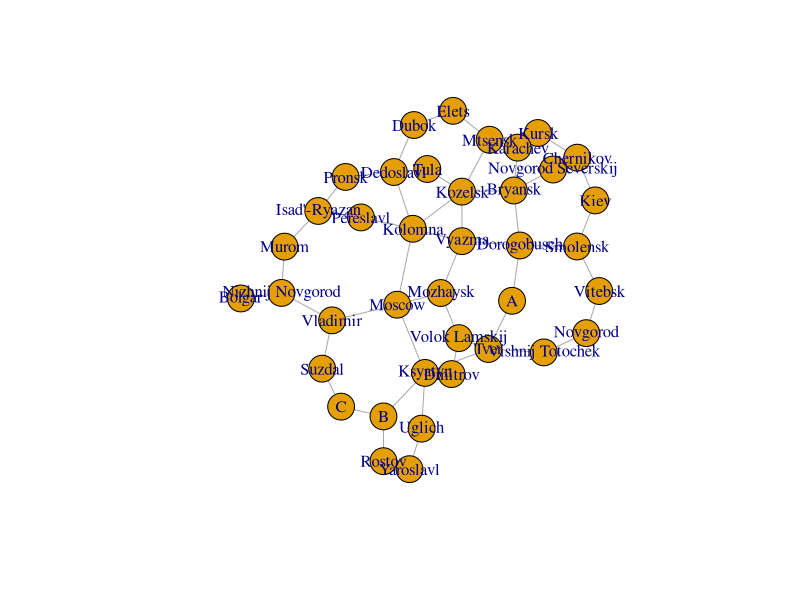
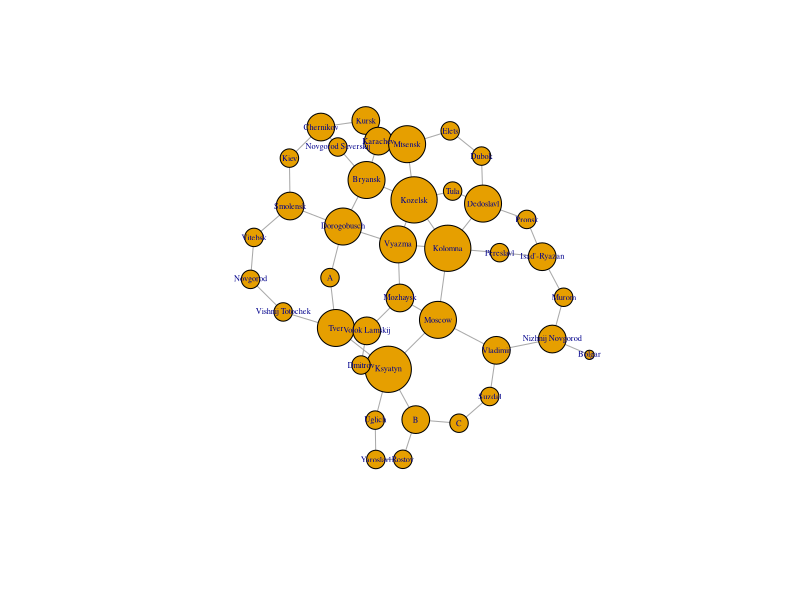
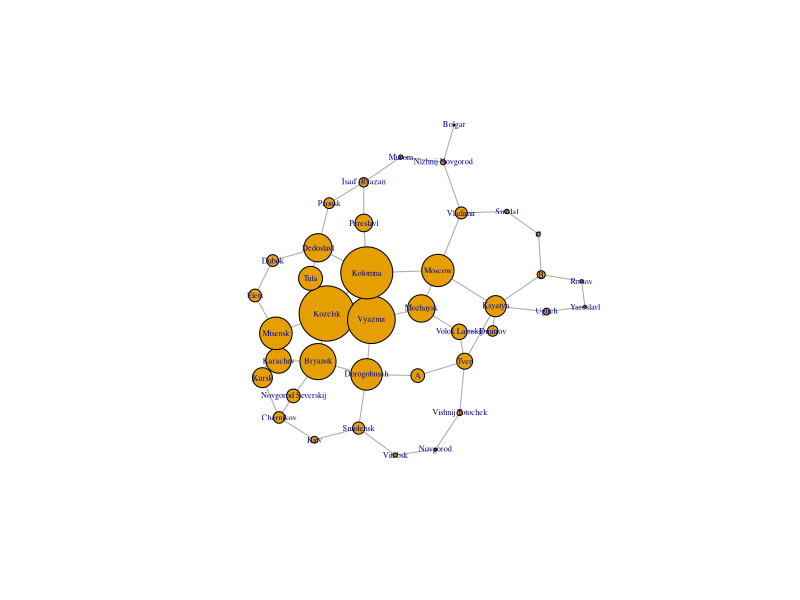

Write R code to recreate these figures, in order.
## ---- chunk 1
## Load package
library(igraph)
## ---- chunk 2
RusCity = c("Novgorod", "Vitebsk", "Smolensk", "Kiev", "Chernikov",
"Novgorod Severskij", "Kursk", "Bryansk", "Karachev", "Kozelsk",
"Dorogobusch", "Vyazma", "A", "Tver", "Vishnij Totochek", "Ksyatyn",
"Uglich", "Yaroslavl", "Rostov", "B", "C", "Suzdal", "Vladimir",
"Nizhnij Novgorod", "Bolgar", "Isad'-Ryazan", "Pronsk", "Dubok",
"Elets", "Mtsensk", "Tula", "Dedoslavl", "Pereslavl", "Kolomna",
"Moscow", "Mozhaysk", "Dmitrov", "Volok Lamskij", "Murom")
A = rbind(c(0, 1, 0, 0, 0, 0, 0, 0, 0, 0, 0, 0, 0, 0, 1, 0, 0, 0, 0, 0, 
    0, 0, 0, 0, 0, 0, 0, 0, 0, 0, 0, 0, 0, 0, 0, 0, 0, 0, 0), c(1, 0, 
    1, 0, 0, 0, 0, 0, 0, 0, 0, 0, 0, 0, 0, 0, 0, 0, 0, 0, 0, 0, 0, 0, 
    0, 0, 0, 0, 0, 0, 0, 0, 0, 0, 0, 0, 0, 0, 0), c(0, 1, 0, 1, 0, 0, 
    0, 0, 0, 0, 1, 0, 0, 0, 0, 0, 0, 0, 0, 0, 0, 0, 0, 0, 0, 0, 0, 0, 
    0, 0, 0, 0, 0, 0, 0, 0, 0, 0, 0), c(0, 0, 1, 0, 1, 0, 0, 0, 0, 0, 
    0, 0, 0, 0, 0, 0, 0, 0, 0, 0, 0, 0, 0, 0, 0, 0, 0, 0, 0, 0, 0, 0, 
    0, 0, 0, 0, 0, 0, 0), c(0, 0, 0, 1, 0, 1, 1, 0, 0, 0, 0, 0, 0, 0, 
    0, 0, 0, 0, 0, 0, 0, 0, 0, 0, 0, 0, 0, 0, 0, 0, 0, 0, 0, 0, 0, 0, 
    0, 0, 0), c(0, 0, 0, 0, 1, 0, 0, 1, 0, 0, 0, 0, 0, 0, 0, 0, 0, 0, 
    0, 0, 0, 0, 0, 0, 0, 0, 0, 0, 0, 0, 0, 0, 0, 0, 0, 0, 0, 0, 
    0), c(0, 0, 0, 0, 1, 0, 0, 0, 1, 0, 0, 0, 0, 0, 0, 0, 0, 0, 0, 0, 
    0, 0, 0, 0, 0, 0, 0, 0, 0, 1, 0, 0, 0, 0, 0, 0, 0, 0, 0), c(0, 0, 
    0, 0, 0, 1, 0, 0, 1, 1, 1, 0, 0, 0, 0, 0, 0, 0, 0, 0, 0, 0, 0, 0, 
    0, 0, 0, 0, 0, 0, 0, 0, 0, 0, 0, 0, 0, 0, 0), c(0, 0, 0, 0, 0, 0, 
    1, 1, 0, 0, 0, 0, 0, 0, 0, 0, 0, 0, 0, 0, 0, 0, 0, 0, 0, 0, 0, 0, 
    0, 1, 0, 0, 0, 0, 0, 0, 0, 0, 0), c(0, 0, 0, 0, 0, 0, 0, 1, 0, 0, 
    0, 1, 0, 0, 0, 0, 0, 0, 0, 0, 0, 0, 0, 0, 0, 0, 0, 0, 0, 1, 1, 0, 
    0, 1, 0, 0, 0, 0, 0), c(0, 0, 1, 0, 0, 0, 0, 1, 0, 0, 0, 1, 1, 0, 
    0, 0, 0, 0, 0, 0, 0, 0, 0, 0, 0, 0, 0, 0, 0, 0, 0, 0, 0, 0, 0, 0, 
    0, 0, 0), c(0, 0, 0, 0, 0, 0, 0, 0, 0, 1, 1, 0, 0, 0, 0, 0, 0, 0, 
    0, 0, 0, 0, 0, 0, 0, 0, 0, 0, 0, 0, 0, 0, 0, 1, 0, 1, 0, 0, 
    0), c(0, 0, 0, 0, 0, 0, 0, 0, 0, 0, 1, 0, 0, 1, 0, 0, 0, 0, 0, 0, 
    0, 0, 0, 0, 0, 0, 0, 0, 0, 0, 0, 0, 0, 0, 0, 0, 0, 0, 0), c(0, 0, 
    0, 0, 0, 0, 0, 0, 0, 0, 0, 0, 1, 0, 1, 1, 0, 0, 0, 0, 0, 0, 0, 0, 
    0, 0, 0, 0, 0, 0, 0, 0, 0, 0, 0, 0, 0, 1, 0), c(1, 0, 0, 0, 0, 0, 
    0, 0, 0, 0, 0, 0, 0, 1, 0, 0, 0, 0, 0, 0, 0, 0, 0, 0, 0, 0, 0, 0, 
    0, 0, 0, 0, 0, 0, 0, 0, 0, 0, 0), c(0, 0, 0, 0, 0, 0, 0, 0, 0, 0, 
    0, 0, 0, 1, 0, 0, 1, 0, 0, 1, 0, 0, 0, 0, 0, 0, 0, 0, 0, 0, 0, 0, 
    0, 0, 1, 0, 1, 0, 0), c(0, 0, 0, 0, 0, 0, 0, 0, 0, 0, 0, 0, 0, 0, 
    0, 1, 0, 1, 0, 0, 0, 0, 0, 0, 0, 0, 0, 0, 0, 0, 0, 0, 0, 0, 0, 0, 
    0, 0, 0), c(0, 0, 0, 0, 0, 0, 0, 0, 0, 0, 0, 0, 0, 0, 0, 0, 1, 0, 
    1, 0, 0, 0, 0, 0, 0, 0, 0, 0, 0, 0, 0, 0, 0, 0, 0, 0, 0, 0, 
    0), c(0, 0, 0, 0, 0, 0, 0, 0, 0, 0, 0, 0, 0, 0, 0, 0, 0, 1, 0, 1, 
    0, 0, 0, 0, 0, 0, 0, 0, 0, 0, 0, 0, 0, 0, 0, 0, 0, 0, 0), c(0, 0, 
    0, 0, 0, 0, 0, 0, 0, 0, 0, 0, 0, 0, 0, 1, 0, 0, 1, 0, 1, 0, 0, 0, 
    0, 0, 0, 0, 0, 0, 0, 0, 0, 0, 0, 0, 0, 0, 0), c(0, 0, 0, 0, 0, 0, 
    0, 0, 0, 0, 0, 0, 0, 0, 0, 0, 0, 0, 0, 1, 0, 1, 0, 0, 0, 0, 0, 0, 
    0, 0, 0, 0, 0, 0, 0, 0, 0, 0, 0), c(0, 0, 0, 0, 0, 0, 0, 0, 0, 0, 
    0, 0, 0, 0, 0, 0, 0, 0, 0, 0, 1, 0, 1, 0, 0, 0, 0, 0, 0, 0, 0, 0, 
    0, 0, 0, 0, 0, 0, 0), c(0, 0, 0, 0, 0, 0, 0, 0, 0, 0, 0, 0, 0, 0, 
    0, 0, 0, 0, 0, 0, 0, 1, 0, 1, 0, 0, 0, 0, 0, 0, 0, 0, 0, 0, 1, 0, 
    0, 0, 0), c(0, 0, 0, 0, 0, 0, 0, 0, 0, 0, 0, 0, 0, 0, 0, 0, 0, 0, 
    0, 0, 0, 0, 1, 0, 1, 0, 0, 0, 0, 0, 0, 0, 0, 0, 0, 0, 0, 0, 
    1), c(0, 0, 0, 0, 0, 0, 0, 0, 0, 0, 0, 0, 0, 0, 0, 0, 0, 0, 0, 0, 
    0, 0, 0, 1, 0, 0, 0, 0, 0, 0, 0, 0, 0, 0, 0, 0, 0, 0, 0), c(0, 0, 
    0, 0, 0, 0, 0, 0, 0, 0, 0, 0, 0, 0, 0, 0, 0, 0, 0, 0, 0, 0, 0, 0, 
    0, 0, 1, 0, 0, 0, 0, 0, 1, 0, 0, 0, 0, 0, 1), c(0, 0, 0, 0, 0, 0, 
    0, 0, 0, 0, 0, 0, 0, 0, 0, 0, 0, 0, 0, 0, 0, 0, 0, 0, 0, 1, 0, 0, 
    0, 0, 0, 1, 0, 0, 0, 0, 0, 0, 0), c(0, 0, 0, 0, 0, 0, 0, 0, 0, 0, 
    0, 0, 0, 0, 0, 0, 0, 0, 0, 0, 0, 0, 0, 0, 0, 0, 0, 0, 1, 0, 0, 1, 
    0, 0, 0, 0, 0, 0, 0), c(0, 0, 0, 0, 0, 0, 0, 0, 0, 0, 0, 0, 0, 0, 
    0, 0, 0, 0, 0, 0, 0, 0, 0, 0, 0, 0, 0, 1, 0, 1, 0, 0, 0, 0, 0, 0, 
    0, 0, 0), c(0, 0, 0, 0, 0, 0, 1, 0, 1, 1, 0, 0, 0, 0, 0, 0, 0, 0, 
    0, 0, 0, 0, 0, 0, 0, 0, 0, 0, 1, 0, 0, 0, 0, 0, 0, 0, 0, 0, 
    0), c(0, 0, 0, 0, 0, 0, 0, 0, 0, 1, 0, 0, 0, 0, 0, 0, 0, 0, 0, 0, 
    0, 0, 0, 0, 0, 0, 0, 0, 0, 0, 0, 1, 0, 0, 0, 0, 0, 0, 0), c(0, 0, 
    0, 0, 0, 0, 0, 0, 0, 0, 0, 0, 0, 0, 0, 0, 0, 0, 0, 0, 0, 0, 0, 0, 
    0, 0, 1, 1, 0, 0, 1, 0, 0, 1, 0, 0, 0, 0, 0), c(0, 0, 0, 0, 0, 0, 
    0, 0, 0, 0, 0, 0, 0, 0, 0, 0, 0, 0, 0, 0, 0, 0, 0, 0, 0, 1, 0, 0, 
    0, 0, 0, 0, 0, 1, 0, 0, 0, 0, 0), c(0, 0, 0, 0, 0, 0, 0, 0, 0, 1, 
    0, 1, 0, 0, 0, 0, 0, 0, 0, 0, 0, 0, 0, 0, 0, 0, 0, 0, 0, 0, 0, 1, 
    1, 0, 1, 0, 0, 0, 0), c(0, 0, 0, 0, 0, 0, 0, 0, 0, 0, 0, 0, 0, 0, 
    0, 1, 0, 0, 0, 0, 0, 0, 1, 0, 0, 0, 0, 0, 0, 0, 0, 0, 0, 1, 0, 1, 
    0, 0, 0), c(0, 0, 0, 0, 0, 0, 0, 0, 0, 0, 0, 1, 0, 0, 0, 0, 0, 0, 
    0, 0, 0, 0, 0, 0, 0, 0, 0, 0, 0, 0, 0, 0, 0, 0, 1, 0, 0, 1, 
    0), c(0, 0, 0, 0, 0, 0, 0, 0, 0, 0, 0, 0, 0, 0, 0, 1, 0, 0, 0, 0, 
    0, 0, 0, 0, 0, 0, 0, 0, 0, 0, 0, 0, 0, 0, 0, 0, 0, 1, 0), c(0, 0, 
    0, 0, 0, 0, 0, 0, 0, 0, 0, 0, 0, 1, 0, 0, 0, 0, 0, 0, 0, 0, 0, 0, 
    0, 0, 0, 0, 0, 0, 0, 0, 0, 0, 0, 1, 1, 0, 0), c(0, 0, 0, 0, 0, 0, 
    0, 0, 0, 0, 0, 0, 0, 0, 0, 0, 0, 0, 0, 0, 0, 0, 0, 1, 0, 1, 0, 0, 
    0, 0, 0, 0, 0, 0, 0, 0, 0, 0, 0))
g=graph_from_adjacency_matrix(A,mode='undirected')
V(g)$label = RusCity
# Plot network
plot(g)
## ---- chunk 3
v=rep(1,nrow(A)) # all 1s vector
d = A %*% v  # degrees
u=d/sum(d)   # proportion of degres
cbind(d,u) # show d and u together side-by-side in a matrix
## ---- chunk 4
plot(g, vertex.size = 600*u,vertex.label.cex=0.5)
## ---- chunk 5
df = data.frame(d) #We need to convert this vector to a data frame in order to add row names
rownames(df)=RusCity
ii=order(d,decreasing=TRUE)
df2 = data.frame(df[ii,])
rownames(df2) = RusCity[ii]
df2
## ---- chunk 6
B = A + diag(nrow(A))
B
## ---- chunk 7
v0 = rep(1,nrow(B))
v1 = B %*% v0
v2 = B %*% v1
v3 = B %*% v2
cbind(v0,v1,v2,v3)
## ---- chunk 8
N = 10 
X = matrix(0,nrow=nrow(B),ncol=N+1)
X[,1] = rep(1,nrow(B))
for (i in 2:(N+1)) {  
   X[,i] = A %*%  X[,i-1]
}
## ---- chunk 9
N = 10 
X = matrix(0,nrow=nrow(B),ncol=N+1)
X[,1] = rep(1,nrow(B))
for (i in 2:(N+1)) {  
   X[,i] = A %*%  X[,i-1]
   X[,i] = X[,i]/sum(X[,i])
}
X 
## ---- chunk 10
N = 1000 
w = rep(1,nrow(B))
for (i in 2:(N+1)) {  
   w = A %*%  w
   w = w/sum(w)
}
w
## ---- chunk 11
eigen(B)
## ---- chunk 12
vecs = eigen(A)$vectors
v1 = vecs[,1]
v1 = v1/sum(v1)
cbind(w,v1)
## ---- chunk 13
plot(g, vertex.size = 400*v1,vertex.label.cex=0.5)
## ---- chunk 14
df = data.frame(v1) #We need to convert this vector to a data frame in order to add row names
rownames(df)=RusCity
ii=order(v1,decreasing=TRUE)
df2 = data.frame(df[ii,])
rownames(df2) = RusCity          [ii]
df2
